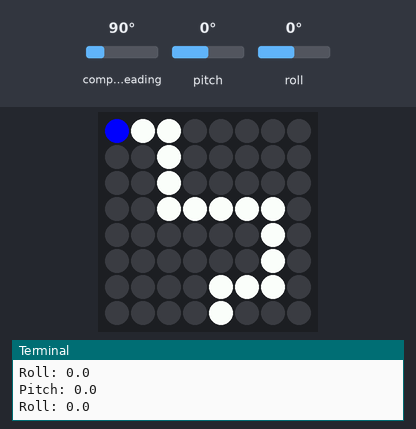
The program below on a simulated Raspberry Pi (BCM pin numbers) with a Sense HAT. Shown: the Sense HAT's 8×8 RGB LED matrix, the last lines printed to the terminal. The test bench sets the inputs (shaded band); at power-on: pitch 0°, roll 0°, compass heading 90°. The Sense HAT reports a negative pitch or roll as 360° plus the angle.

Above: at 1.2 s.
1.3 s: pitch set to -86°
At 2.4 s:
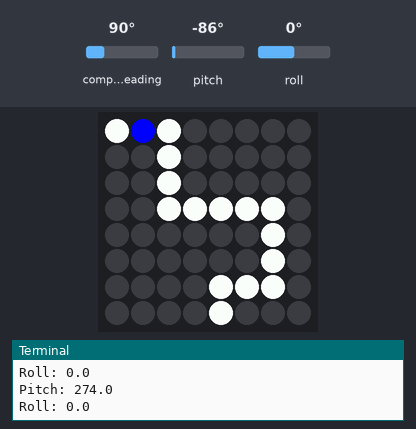
At 2.9 s:
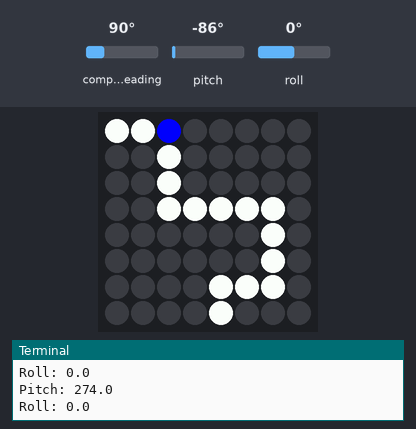
4.0 s: roll set to 86°
Timing chart, 0 to 7.0 s (numbered marks = the images above; inputs shaded):
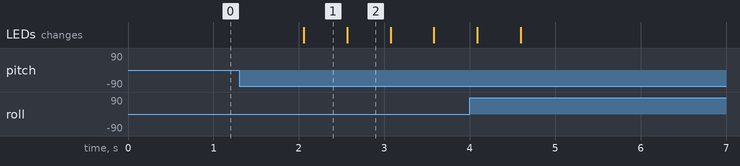

Measured:
- after the input at 1.3 s, the LEDs: change after 0.76 s (image 1)
- what the display in image 1 shows lasts 0.5 s, from 2.1 s to 2.6 s

The program:

Problem4pathgame.py
```python
from sense_emu import SenseHat
from time import sleep
sense = SenseHat()
y = [255, 255, 255]
e = [0, 0, 0]
O = [0, 0, 255]
A = 0
B = 0
path = [
  y,y,y,e,e,e,e,e,
  e,e,y,e,e,e,e,e,
  e,e,y,e,e,e,e,e,
  e,e,y,y,y,y,y,e,
  e,e,e,e,e,e,y,e,
  e,e,e,e,e,e,y,e,
  e,e,e,e,y,y,y,e,
  e,e,e,e,y,e,e,e
]
while 1:
  sense.set_pixels(path)
  sense.set_pixel(A, B, O)
  pitch = sense.get_orientation()['pitch']
  roll = sense.get_orientation()['roll']
  print('Pitch:', pitch)
  print('Roll:', roll)
  if 270 < pitch < 315 and A < 7:
    A += 1
  if 45 < pitch < 90 and A > 0:
    A -= 1
  if 45 < roll < 90 and B < 7:
    B += 1
  if 270 < roll < 315 and B > 0:
    B -= 1
  current = sense.get_pixel(A,B)
  if current == e:
    A = 0
    B = 0
  sleep(0.5)
```
